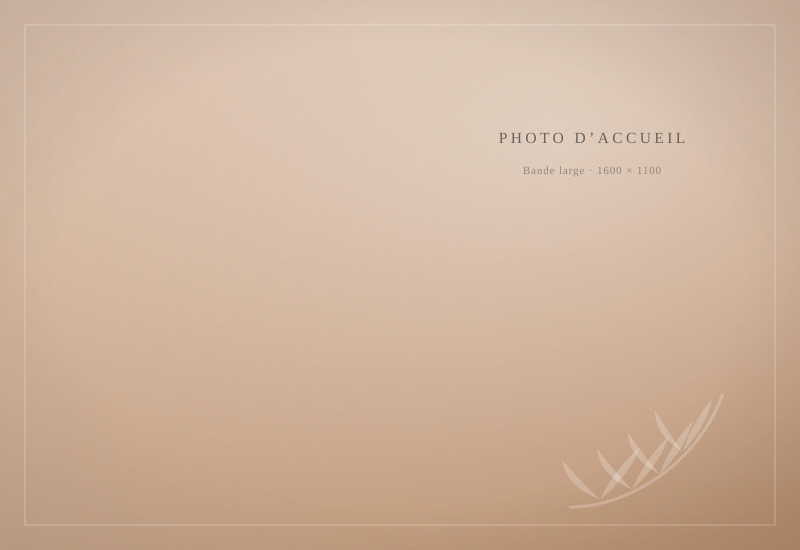
#> input picture template/src/assets/hero-large.jpg, 1600 x 1100 px, found by its file name (shown at 1/2 size)
$ python generate-og.py
#> lines starting #> are read from the running program, lines starting #| are printed output that depends on the picture
#!/usr/bin/env python3
"""
Fabrique public/og.jpg, l'image qui s'affiche quand on partage le lien.

Sans elle, le lien envoyé par WhatsApp, posté en story ou collé sur
Facebook produit une vignette vide — ce qui, pour une enseigne qui circule
surtout de bouche à oreille, revient à perdre la première impression.

    pip install Pillow fonttools brotli
    python3 scripts/generate-og.py

Les polices sont converties à la volée depuis les .woff2 déjà présents
dans public/fonts/ : l'image emploie donc exactement les caractères du
site, sans fichier supplémentaire à maintenir.
"""
import io
import math
import pathlib

from fontTools.ttLib import TTFont
from PIL import Image, ImageDraw, ImageFont

# ── à régler, en phase avec src/data/site.ts ────────────────────────
NOM = 'Votre Institut'
BASELINE = 'Ongles · Regard · Soins · Épilation'
ADRESSE = '12 Rue des Exemples, Votre Ville'
AVIS = None            # ex. '4,9 sur 5, 120 avis' — None retire la ligne
SOURCE = 'src/assets/hero-large.jpg'
# Mettre à False si la photo porte déjà l'enseigne : écrire le nom
# par-dessus reviendrait à le dire deux fois.
ECRIRE_LE_NOM = True
# ───────────────────────────────────────────────────────────────────

W, H = 1200, 630                       # format attendu par Facebook, WhatsApp, X, LinkedIn
FONTS = pathlib.Path('public/fonts')
OUT = 'public/og.jpg'
ACCENT = (192, 138, 107)               # --accent de src/styles/theme.css


def charger(nom: str, taille: int) -> ImageFont.FreeTypeFont:
    """Ouvre une woff2 du dépôt comme police utilisable par Pillow."""
    f = TTFont(FONTS / f'{nom}.woff2')
    f.flavor = None
    buf = io.BytesIO()
    f.save(buf)
    buf.seek(0)
    return ImageFont.truetype(buf, taille)


def etoile(draw, cx, cy, r, fill):
    """Étoile tracée en polygone : aucune police latine ne porte le glyphe ★."""
    pts = []
    for i in range(10):
        a = math.radians(-90 + i * 36)
        d = r if i % 2 == 0 else r * 0.42
        pts.append((cx + d * math.cos(a), cy + d * math.sin(a)))
    draw.polygon(pts, fill=fill)


def main() -> None:
    photo = Image.open(SOURCE).convert('RGB')
#> photo is the input picture: PIL image 1600x1100 RGB; mean R, G, B 207.8, 180.1, 158
    echelle = max(W / photo.width, H / photo.height)
#> echelle = 0.75
    photo = photo.resize((round(photo.width * echelle), round(photo.height * echelle)), Image.LANCZOS)
#> photo: PIL image 1200x825 RGB
    img = photo.crop((0, 0, W, H))
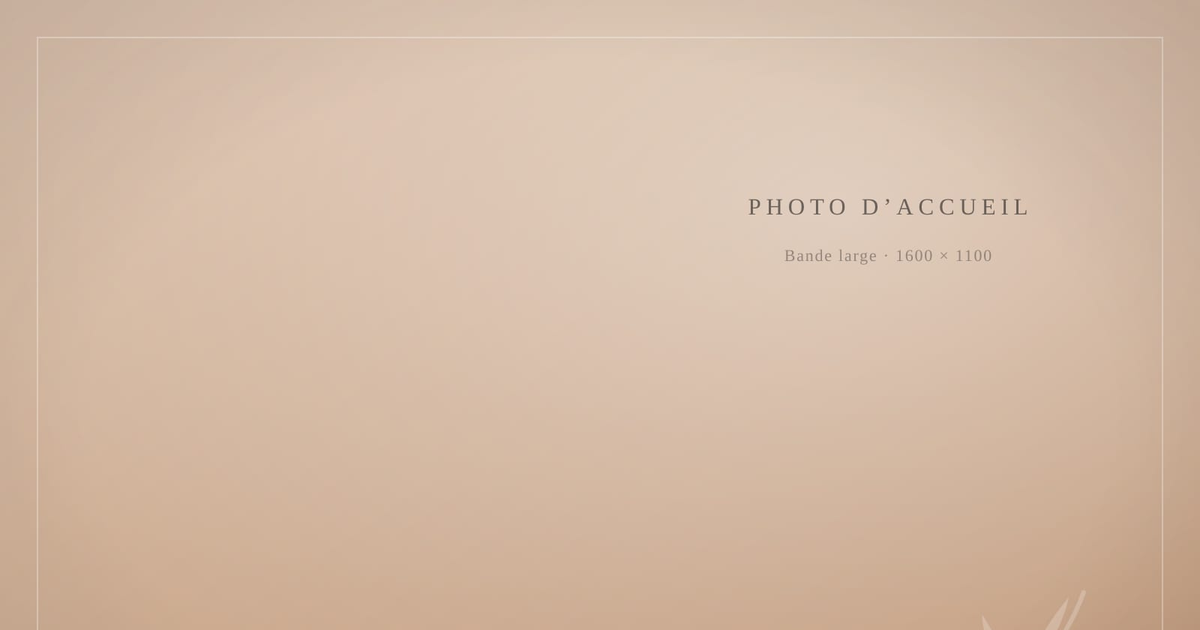
#> img: PIL image 1200x630 RGB; mean R, G, B 212.4, 186.7, 166.1

    # Voile en deux temps : léger en haut pour laisser voir la photo,
    # franc en bas pour porter le texte sans qu'il se batte avec elle.
    voile = Image.new('RGBA', (W, H))
#> voile: PIL image 1200x630 RGBA; every value is 0
    vd = ImageDraw.Draw(voile)
    for y in range(H):
        t = y / H
        a = 26 if t < 0.40 else int(26 + 214 * ((t - 0.40) / 0.60) ** 1.35)
        vd.line([(0, y), (W, y)], fill=(20, 17, 14, min(a, 236)))
    img = Image.alpha_composite(img.convert('RGBA'), voile).convert('RGB')
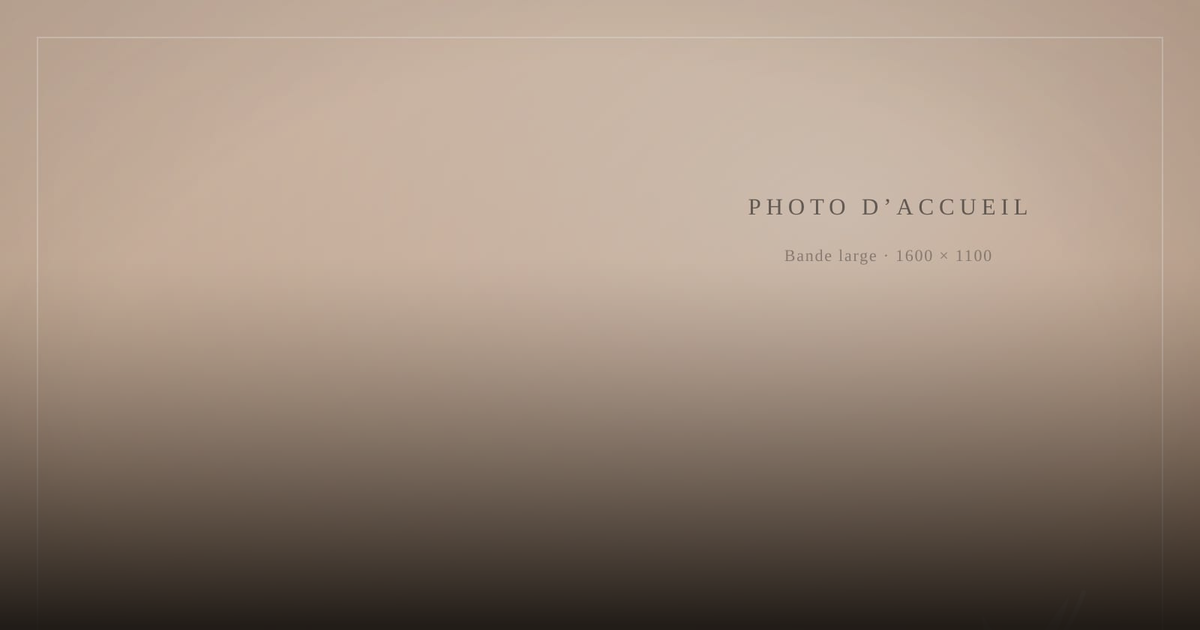
#> img: PIL image 1200x630 RGB; mean R, G, B 153, 135.2, 120.8

    d = ImageDraw.Draw(img)
    x0 = 84
    y = 300

    d.line([(x0, y), (x0 + 72, y)], fill=ACCENT, width=2)
    y += 26

    if ECRIRE_LE_NOM:
        d.text((x0, y), NOM, font=charger('cormorant-garamond-400-lat', 86), fill=(255, 255, 255))
        y += 104

    d.text((x0, y), BASELINE, font=charger('instrument-sans-500-lat', 31), fill=(255, 255, 255))
    y += 52

    d.text((x0, y), ADRESSE, font=charger('instrument-sans-400-lat', 25), fill=(219, 212, 208))
    y += 50

    # La preuve sociale ferme l'image : c'est elle qui fait cliquer.
    if AVIS:
        for i in range(5):
            etoile(d, x0 + 10 + i * 26, y + 14, 10, ACCENT)
        d.text((x0 + 152, y), AVIS, font=charger('instrument-sans-500-lat', 24), fill=(240, 235, 232))

    img.save(OUT, 'JPEG', quality=86, optimize=True, progressive=True)
    ko = pathlib.Path(OUT).stat().st_size / 1024
    print(f'{OUT} — {W}×{H}, {ko:.0f} Ko')


if __name__ == '__main__':
#> (the run stopped early here; a loop or call above may not have finished)
